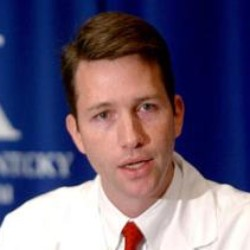
#> input picture apps/image-processing/image_processing/data/negative/Andrew_Bernard_0001.jpg, 250 x 250 px; its folder holds only this picture in this run
$ python -i face_detection.py   (imports and definitions only)
#> lines starting #> are read from the running program, lines starting #| are printed output that depends on the picture
#> further down, picture is the input picture: shape (250, 250, 3); mean B, G, R 117.5, 91.7, 102.5
import cv2
import socket_handler

HAARCASCADE_PATH = (
  'apps/Realtime-Image-Transmission/realtime_image_transmission/scripts/'
  'haarcascade_frontalface_default.xml'
)

face_cascade = cv2.CascadeClassifier(HAARCASCADE_PATH)

def detect_faces(frame):
  # Calculate scaling factor to resize frame for faster detection
  scale_factor = 0.5  # Reduce size to 50%
  height, width = frame.shape[:2]
#> height = 250; width = 250
  small_frame = cv2.resize(frame, (int(width * scale_factor), int(height * scale_factor)))

  # Convert to grayscale for detection
  gray_frame = cv2.cvtColor(small_frame, cv2.COLOR_BGR2GRAY)
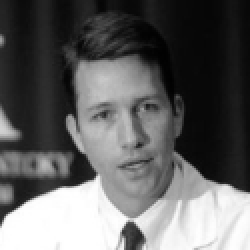
#> gray_frame: shape (125, 125) (shown 2 times larger); min 1, max 255, mean 98

  # Detect faces on smaller frame
  faces = face_cascade.detectMultiScale(
    gray_frame,
    scaleFactor=1.1,
    minNeighbors=5,
    minSize=(30, 30),
    flags=cv2.CASCADE_SCALE_IMAGE
  )
#> faces = [[33, 32, 61, 61]]

  # Scale the face coordinates back to original size
  faces = [(int(x/scale_factor), int(y/scale_factor),
           int(w/scale_factor), int(h/scale_factor)) for (x, y, w, h) in faces]
#> faces = [(66, 64, 122, 122)]

  return faces


def face_detection_draw_rectangle(frame):
  faces = detect_faces(frame)
#> faces = [(66, 64, 122, 122)]
  for (x, y, w, h) in faces:
    face_region = frame[y:y + h + 30, x:x + w]

    if w < 150:
      continue

    if face_region is None or face_region.size == 0:
      print("Empty face region encountered. Skipping resizing.")
      continue

    face_region_resized = cv2.resize(face_region, (200, 200))

    socket_handler.send_frame_to_socket(face_region_resized)
    cv2.rectangle(frame, (x, y), (x + w, y + h + 30), (255, 0, 0), 2)
#> this loop made 1 pass
#> pass 1, in face_detection_draw_rectangle, `face_region = frame[y:y + h + 30, x:x + w]`:
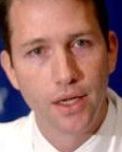
#> face_region: shape (152, 122, 3); mean B, G, R 112.4, 117.6, 159.6

  return frame

def face_detection_crop(frame):
  faces = detect_faces(frame)
  if faces is not None and len(faces) > 0:
    x, y, w, h = faces[0]
    face_region = frame[y:y+h + 30, x:x+w]
    face_region_resized = cv2.resize(face_region, (200, 200))
    return face_region_resized
  return frame

>>> import cv2
>>> picture = cv2.imread('../../image-processing/image_processing/data/negative/Andrew_Bernard_0001.jpg')
>>> result = face_detection_draw_rectangle(picture)

$ run again, on apps/image-processing/image_processing/data/negative/Arnold_Schwarzenegger_0035.jpg
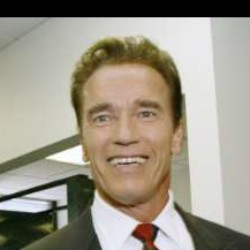
#> input picture apps/image-processing/image_processing/data/negative/Arnold_Schwarzenegger_0035.jpg, 250 x 250 px
#> picture is the input picture: shape (250, 250, 3); mean B, G, R 134.4, 149.1, 155.5
#> in detect_faces, `gray_frame = cv2.cvtColor(small_frame, cv2.COLOR_BGR2GRAY)`:
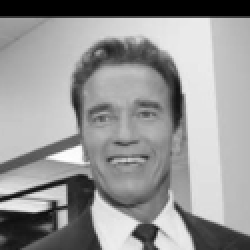
#> gray_frame: shape (125, 125) (shown 2 times larger); min 0, max 254, mean 149.4
#> in detect_faces, `faces = face_cascade.detectMultiScale( gray_frame, scaleFactor=1.1, mi..`: faces = [[33, 34, 59, 59]]
#> in detect_faces, `faces = [(int(x/scale_factor), int(y/scale_factor), int(w/scale_factor..`: faces = [(66, 68, 118, 118)]
#> the loop in face_detection_draw_rectangle, `for (x, y, w, h) in faces:` made 1 pass
#> pass 1, in face_detection_draw_rectangle, `face_region = frame[y:y + h + 30, x:x + w]`:
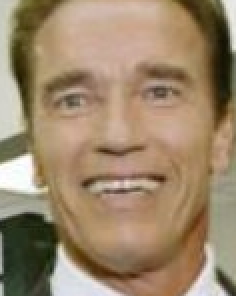
#> face_region: shape (148, 118, 3) (shown 2 times larger); mean B, G, R 106.2, 133.6, 155.6

$ run again, on apps/image-processing/image_processing/data/negative/Barbara_Bach_0001.jpg
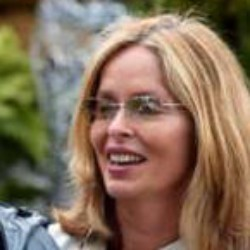
#> input picture apps/image-processing/image_processing/data/negative/Barbara_Bach_0001.jpg, 250 x 250 px
#> picture is the input picture: shape (250, 250, 3); mean B, G, R 91.2, 111.5, 133.5
#> in detect_faces, `gray_frame = cv2.cvtColor(small_frame, cv2.COLOR_BGR2GRAY)`:
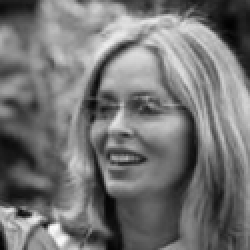
#> gray_frame: shape (125, 125) (shown 2 times larger); min 1, max 251, mean 115.9
#> in detect_faces, `faces = face_cascade.detectMultiScale( gray_frame, scaleFactor=1.1, mi..`: faces = [[33, 31, 62, 62]]
#> in detect_faces, `faces = [(int(x/scale_factor), int(y/scale_factor), int(w/scale_factor..`: faces = [(66, 62, 124, 124)]
#> the loop in face_detection_draw_rectangle, `for (x, y, w, h) in faces:` made 1 pass
#> pass 1, in face_detection_draw_rectangle, `face_region = frame[y:y + h + 30, x:x + w]`:
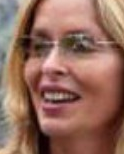
#> face_region: shape (154, 124, 3); mean B, G, R 92.3, 107.1, 147.7

$ run again, on apps/image-processing/image_processing/data/negative/Barbara_Becker_0001.jpg
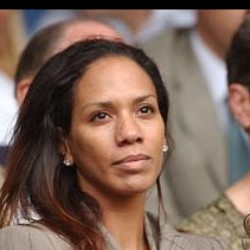
#> input picture apps/image-processing/image_processing/data/negative/Barbara_Becker_0001.jpg, 250 x 250 px
#> picture is the input picture: shape (250, 250, 3); mean B, G, R 86.9, 99.1, 123.4
#> in detect_faces, `gray_frame = cv2.cvtColor(small_frame, cv2.COLOR_BGR2GRAY)`:
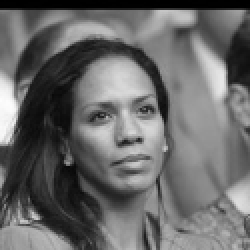
#> gray_frame: shape (125, 125) (shown 2 times larger); min 0, max 253, mean 105.1
#> in detect_faces, `faces = face_cascade.detectMultiScale( gray_frame, scaleFactor=1.1, mi..`: faces = [[32, 33, 60, 60]]
#> in detect_faces, `faces = [(int(x/scale_factor), int(y/scale_factor), int(w/scale_factor..`: faces = [(64, 66, 120, 120)]
#> the loop in face_detection_draw_rectangle, `for (x, y, w, h) in faces:` made 1 pass
#> pass 1, in face_detection_draw_rectangle, `face_region = frame[y:y + h + 30, x:x + w]`:
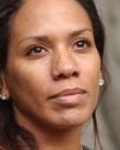
#> face_region: shape (150, 120, 3); mean B, G, R 84.1, 103.9, 143.4
